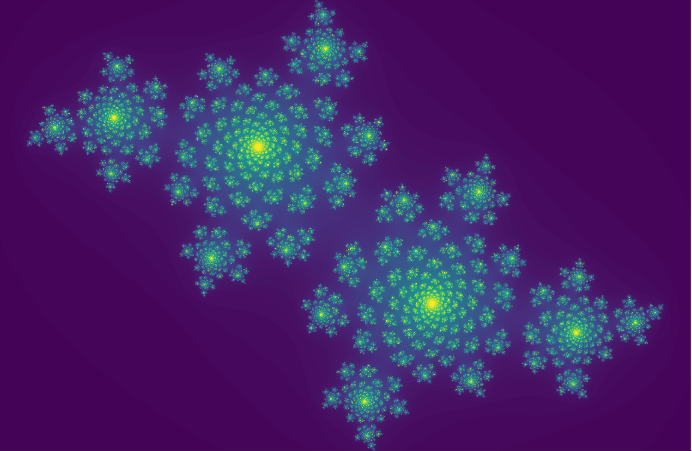

Julia code for this plot:
using Pkg
using Plots, PyPlot
pyplot()

function ex1(x, y, c, R, N)
    A = zeros(length(y),length(x))
    for l in 1:length(x), k in 1:length(y)
        z = x[l] + y[k] * im
        for n in 0:N
            if abs(z) > (R^2 - R)
                A[k,l] = n/N
                break
            end
            z = z^2 + c
        end
    end
    return A
end

function juliaset(z, c, R, N)
    n = 0
    while n <= N && abs(z) <= R^2 - R
        n += 1
        z = z^2 + c
    end
    return n > N ? 0 : n/N
end

function ex2(x, y, c, R, N)
    A = zeros(length(y),length(x))
    for l in 1:length(x), k in 1:length(y)
        z = x[l] + y[k] * im
        A[k,l] = juliaset(z,c,R,N)
    end
    return A
end

x = [i for i in -1.5:(3/(1500-1)):1.5]
y = [i for i in -1:(2/(1000-1)):1]
# c = -0.4 + 0.61*im
# c = 0.285+0.01*im
# c = -0.835-0.2321*im
# c = -0.8+0.156*im
c = -0.70176+0.3842*im
R = 2
N = 1000

A = ex2(x,y,c,R,N)

# @show A


# Show plot
heatmap(A;
    c = :viridis,
    clims = (0, 0.15),
    cbar = :none,
    axis = :none,
    ticks = :none,
)

# Show anim and save gif

cs = 0.7885 .* exp.(range(π/2, 3π/2; length = 500) .* im)
anim = @animate for c in cs

    A = juliaset.(x' .+ y .* im, c, R, N)
    heatmap(A;
        c = :viridis,
        clims = (0, 0.15),
        cbar = :none,
        axis = :none,
        ticks = :none,
        size = (800, 600),
    )
end
gif(anim, "juliaset.gif", fps = 20) # save animation as a gif

# Alt + shift + enter
